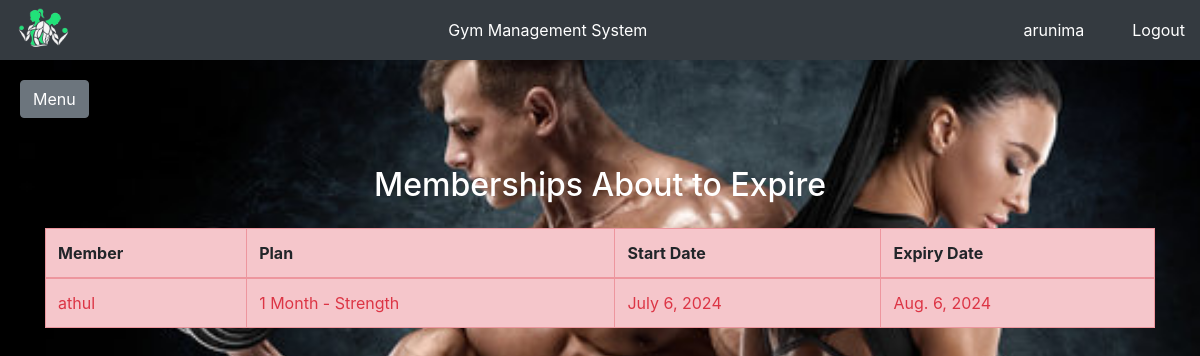
Page /members_about_to_expire/ (signed in) on the committed database.
### memberships/models.py (models this page shows, shortened)
class Payment(models.Model):
    user = models.ForeignKey(User, on_delete=models.CASCADE)
    plan = models.ForeignKey(Plan, on_delete=models.CASCADE)
    amount = models.DecimalField(max_digits=10, decimal_places=2)
    payment_date = models.DateTimeField(auto_now_add=True)
    start_date = models.DateField()
    expiry_date = models.DateField()

class Plan(models.Model):
    name = models.CharField(max_length=100)
    description = models.TextField()
    price = models.DecimalField(max_digits=10, decimal_places=2)
    duration = models.IntegerField(help_text="Duration in months")

### memberships/views.py (the view)
# urls.py: path('members_about_to_expire/', views.members_about_to_expire, name='members_about_to_expire'),
@login_required
def members_about_to_expire(request):
    today = timezone.now().date()
    end_date = today + timedelta(days=7)
    expiring_payments = Payment.objects.filter(expiry_date__range=(today, end_date))
    return render(request, 'memberships/members_about_to_expire.html', {'expiring_payments': expiring_payments})

### main/templates/memberships/members_about_to_expire.html
{% extends "base.html" %} {% block content %}
<div class="container mt-5">
  <h2 class="text-center mb-4 text-white">Memberships About to Expire</h2>
  <table class="table table-bordered table-danger">
    <thead>
      <tr>
        <th>Member</th>
        <th>Plan</th>
        <th>Start Date</th>
        <th>Expiry Date</th>
      </tr>
    </thead>
    <tbody>
      {% for payment in expiring_payments %}
      <tr class="text-danger">
        <td>{{ payment.user.username }}</td>
        <td>{{ payment.plan.name }}</td>
        <td>{{ payment.start_date }}</td>
        <td>{{ payment.expiry_date }}</td>
      </tr>
      {% empty %}
      <tr>
        <td colspan="5" class="text-center">
          No memberships are about to expire in the next 7 days.
        </td>
      </tr>
      {% endfor %}
    </tbody>
  </table>
</div>
{% endblock %}

### main/templates/base.html (shortened to what this page needs)
<!DOCTYPE html>
<html>
  <head>
    <link
      href="https://stackpath.bootstrapcdn.com/bootstrap/4.5.2/css/bootstrap.min.css"
      rel="stylesheet"
    />
    {% load static %}
    <link rel="stylesheet" type="text/css" href="{% static 'css/main.css' %}" />
  </head>
  <body>
    <div class="header">
      <a href="{% url 'home' %}">
        <img
          src="{% static 'images/gms_logo.png' %}"
          alt="Logo"
        />
      </a>
      <div class="center">Gym Management System</div>
      <div class="text-white mr-5">{{user.username}}</div>
      <a href="/" class="text-white">Logout</a>
    </div>
    <div class="content" id="content">
      <button
        class="btn btn-secondary"
        id="sidebarCollapse"
        style="margin-top: 60px"
      >
        Menu
      </button>
      {% block content %} {% endblock %}
    </div>
  </body>
</html>

### main/static/css/main.css (style rules this page uses)
.header { height: 60px; background-color: #343a40; color: #ffffff; text-align: center; position: fixed; width: 100%; top: 0; z-index: 1000; display: flex; align-items: center; justify-content: space-between; padding: 0 15px; }
.header img { height: 50px; }
.header .center { flex-grow: 1; text-align: center; }
.content { padding: 20px; }
.content { margin-left: 0; padding: 20px; transition: margin-left 0.3s ease; }

### rows in the picture
Payment: user.username "athul", plan.name "1 Month - Strength", start_date "July 6, 2024", expiry_date "Aug. 6, 2024"

### other values in the picture
{{ user.username }} "arunima"
